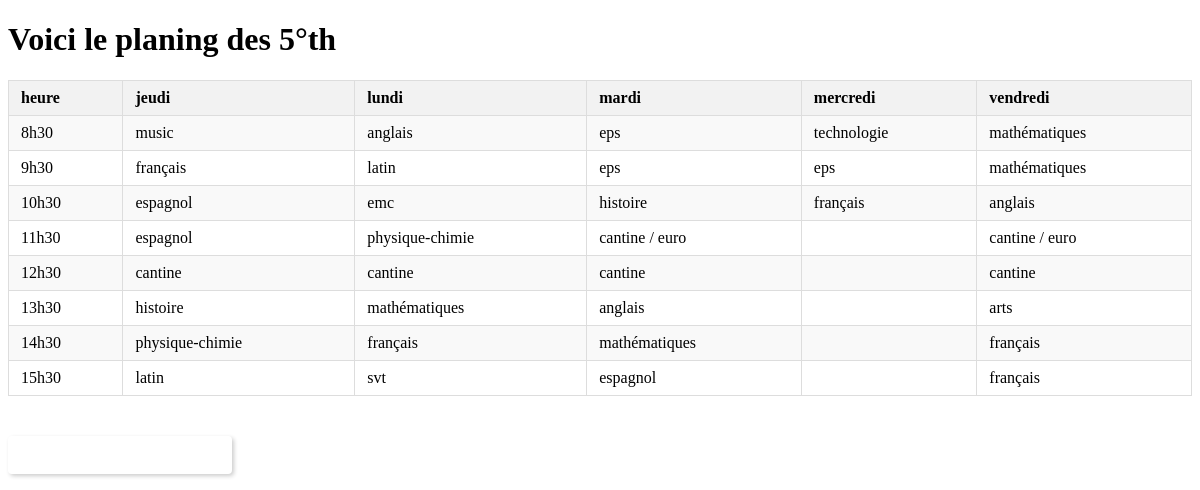
Screenshot of /blog/ with the database file from the repository.
### blog/models.py (models this page shows)
class Planning(models.Model):
    heure = models.CharField(max_length = 20)
    jour = models.CharField(max_length =20)
    matiere = models.CharField(max_length =20, null=True)

### blog/views.py (the view)
# urls.py: path('', index, name="blog-index"),
def index(request):
    jours_order = ['lundi', 'mardi', 'mercredi', 'jeudi', 'vendredi', 'samedi', 'dimanche']
    heures_distinctes = ['8h30', '9h30', '10h30', '11h30', '12h30', '13h30', '14h30', '15h30']
    jour_distinctes = Planning.objects.values('jour').annotate(Count('id')).order_by('jour')
    context = {"plannings": Planning.objects.all(), 'jour_distinctes': jour_distinctes, 'heures_distinctes': heures_distinctes}
    return render(request, "blog/planning.html", context)

### blog/templatetags/custom_filters.py (called while the page is built)
@register.simple_tag
def get_planning(plannings, heure, jour):
    for planning in plannings:
        if planning.heure == heure and planning.jour == jour:
            return planning.matiere
    return ''

### blog/templates/blog/planning.html (shortened to what this page needs)
{% load static %}
{% load custom_filters %}
<!DOCTYPE html>
<html lang="en">
<head>
    <link rel="stylesheet" href="{% static 'css/style2.css' %}">
</head>
<body>
    <h1>Voici le planing des 5°th</h1>
    <table border="1">
        <thead>
            <tr>
                <th>heure</th>
                {% for jour in jour_distinctes %}
                    <th>{{ jour.jour }}</th>
                {% endfor %}
            </tr>
        </thead>
        <tbody>
                    {% for heure in heures_distinctes %}
            <tr>
                <td>{{ heure }}</td>
                {% for jour in jour_distinctes %}
                    <td>
                        {% get_planning plannings heure jour.jour as planning_matiere %}
                        {{ planning_matiere }}
                    </td>
                {% endfor %}
            </tr>
        {% endfor %}
        </tbody>
    </table>
    <a href="http://127.0.0.1:8000/">Retourner au menu principal</a>
</body>
</html>

### site_leo/static/css/style2.css (style rules this page uses)
table { width: 100%; border-collapse: collapse; margin-bottom: 20px; }
th, td { border: 1px solid #ddd; padding: 8px 12px; text-align: left; }
th { background-color: #f2f2f2; }
tr:nth-child(odd) { background-color: #f9f9f9; }
a { display: inline-block; background-color: var(--primary-color); color: white; padding: 10px 20px; margin-top: 20px; border-radius: 4px; text-decoration: none; transition: background-color 0.3s ease, transform 0.2s ease; font-size: 1rem; box-shadow: 2px 2px 4px rgba(0, 0, 0, 0.2); }

### rows the page displays
Planning: jour_distinctes "music"
Planning: jour_distinctes "anglais"
Planning: jour_distinctes "eps"
Planning: jour_distinctes "technologie"
Planning: jour_distinctes "mathématiques"
Planning: jour_distinctes "français"
Planning: jour_distinctes "latin"
Planning: jour_distinctes "eps"
Planning: jour_distinctes "eps"
Planning: jour_distinctes "mathématiques"
Planning: jour_distinctes "espagnol"
Planning: jour_distinctes "emc"
Planning: jour_distinctes "histoire"
Planning: jour_distinctes "français"
Planning: jour_distinctes "anglais"
Planning: jour_distinctes "espagnol"
Planning: jour_distinctes "physique-chimie"
Planning: jour_distinctes "cantine / euro"
Planning: jour_distinctes "cantine / euro"
Planning: jour_distinctes "cantine"
Planning: jour_distinctes "cantine"
Planning: jour_distinctes "cantine"
Planning: jour_distinctes "cantine"
Planning: jour_distinctes "histoire"
Planning: jour_distinctes "mathématiques"
Planning: jour_distinctes "anglais"
Planning: jour_distinctes "arts"
Planning: jour_distinctes "physique-chimie"
Planning: jour_distinctes "français"
Planning: jour_distinctes "mathématiques"
Planning: jour_distinctes "français"
Planning: jour_distinctes "latin"
Planning: jour_distinctes "svt"
Planning: jour_distinctes "espagnol"
Planning: jour_distinctes "français"

### other values shown
{{ jour.jour }} "jeudi" "lundi" "mardi" "mercredi" "vendredi"
{{ heure }} "8h30" "9h30" "10h30" "11h30" "12h30" "13h30" "14h30" "15h30"
